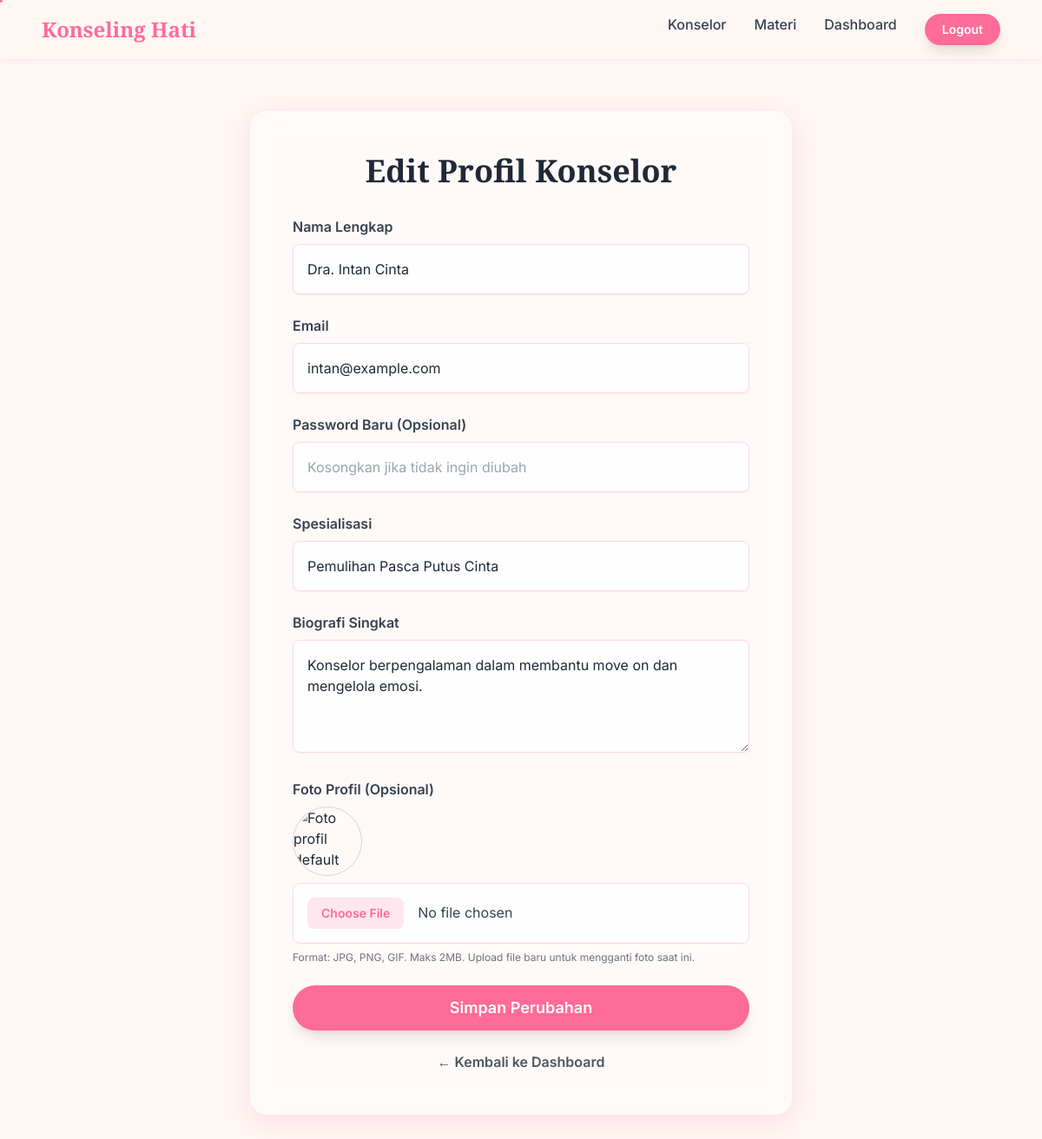
The page /konselor/edit.php?id=1 (signed in) on the database its author committed.
### tables this page shows
CREATE TABLE konselor (
  id_konselor INT AUTO_INCREMENT PRIMARY KEY,
  nama_lengkap VARCHAR(150) NOT NULL,
  email VARCHAR(150) NOT NULL UNIQUE,
  password VARCHAR(255) NOT NULL,
  spesialisasi VARCHAR(150),
  biografi_singkat TEXT,
  foto_profil VARCHAR(255),
  status ENUM('Menunggu Verifikasi','Aktif','Non-Aktif') DEFAULT 'Menunggu Verifikasi',
  created_at DATETIME DEFAULT CURRENT_TIMESTAMP
);

### public/konselor/edit.php (the view, shortened to what this page needs)
<?php
$base_path_for_links = '../';
include_once '../../config/db_config.php';
$konselor_id_url = isset($_GET['id']) ? intval($_GET['id']) : 0;
include_once '../../templates/header.php';
$sql_select = "SELECT * FROM konselor WHERE id_konselor = ?";
$stmt_select = $conn->prepare($sql_select);
$stmt_select->bind_param("i", $konselor_id_url);
$stmt_select->execute();
$result_select = $stmt_select->get_result();
$konselor = $result_select->fetch_assoc();
?>
<section id="edit-counselor" class="py-24 pt-32 bg-pastel-cream min-h-screen">
    <div class="container mx-auto max-w-2xl px-6">
        <div class="card-glass p-8 md:p-12 shadow-soft-pink scroll-reveal">
            <h1 class="font-playfair text-4xl font-bold text-gray-800 mb-8 text-center text-gradient-love">
                Edit Profil Konselor
            </h1>
            <form action="edit.php?id=<?php echo $konselor_id_url; ?>" method="POST" class="space-y-6" enctype="multipart/form-data">
                <div>
                    <label for="nama_lengkap" class="block text-gray-700 mb-2 font-semibold">Nama Lengkap</label>
                    <input type="text" id="nama_lengkap" name="nama_lengkap" required
                           value="<?php echo htmlspecialchars($konselor['nama_lengkap']); ?>"
                           class="w-full p-4 rounded-lg border border-blush-pink bg-white/80 focus:ring-2 focus:ring-rose-accent focus:border-rose-accent outline-none transition-all duration-300 shadow-sm">
                </div>
                <div>
                    <label for="email" class="block text-gray-700 mb-2 font-semibold">Email</label>
                    <input type="email" id="email" name="email" required
                           value="<?php echo htmlspecialchars($konselor['email']); ?>"
                           class="w-full p-4 rounded-lg border border-blush-pink bg-white/80 focus:ring-2 focus:ring-rose-accent focus:border-rose-accent outline-none transition-all duration-300 shadow-sm">
                </div>
                <div>
                    <label for="password_baru" class="block text-gray-700 mb-2 font-semibold">Password Baru (Opsional)</label>
                    <input type="password" id="password_baru" name="password_baru"
                           placeholder="Kosongkan jika tidak ingin diubah"
                           class="w-full p-4 rounded-lg border border-blush-pink bg-white/80 focus:ring-2 focus:ring-rose-accent focus:border-rose-accent outline-none transition-all duration-300 shadow-sm">
                </div>
                <div>
                    <label for="spesialisasi" class="block text-gray-700 mb-2 font-semibold">Spesialisasi</label>
                    <input type="text" id="spesialisasi" name="spesialisasi"
                           value="<?php echo htmlspecialchars($konselor['spesialisasi'] ?? ''); ?>"
                           class="w-full p-4 rounded-lg border border-blush-pink bg-white/80 focus:ring-2 focus:ring-rose-accent focus:border-rose-accent outline-none transition-all duration-300 shadow-sm">
                </div>
                 <div>
                    <label for="biografi_singkat" class="block text-gray-700 mb-2 font-semibold">Biografi Singkat</label>
                    <textarea id="biografi_singkat" name="biografi_singkat" rows="4"
                              class="w-full p-4 rounded-lg border border-blush-pink bg-white/80 focus:ring-2 focus:ring-rose-accent focus:border-rose-accent outline-none transition-all duration-300 shadow-sm"><?php echo htmlspecialchars($konselor['biografi_singkat'] ?? ''); ?></textarea>
                </div>
                 <div>
                    <label for="foto_profil" class="block text-gray-700 mb-2 font-semibold">Foto Profil (Opsional)</label>
                     <?php if (!empty($konselor['foto_profil']) && file_exists('../'.$konselor['foto_profil'])): ?>
                         <img src="<?php echo $base_path_for_links; ?><?php echo htmlspecialchars($konselor['foto_profil']); ?>" alt="Foto profil saat ini" class="w-20 h-20 rounded-full object-cover mb-2 border border-blush-pink shadow-sm">
                     <?php else: ?>
                          <img src="<?php echo $base_path_for_links; ?>assets/images/default_avatar.png" alt="Foto profil default" class="w-20 h-20 rounded-full object-cover mb-2 border border-gray-300">
                     <?php endif; ?>
                    <input type="file" id="foto_profil" name="foto_profil" accept="image/jpeg, image/png, image/gif"
                           class="w-full p-4 rounded-lg border border-blush-pink bg-white/80 text-gray-700
                                  file:mr-4 file:py-2 file:px-4 file:rounded-lg file:border-0 file:text-sm file:font-semibold
                                  file:bg-blush-pink/60 file:text-rose-accent hover:file:bg-blush-pink">
                     <p class="text-xs text-gray-500 mt-2">Format: JPG, PNG, GIF. Maks 2MB. Upload file baru untuk mengganti foto saat ini.</p>
                </div>
                <div>
                    <button type="submit"
                            class="w-full btn-glow bg-rose-accent text-white font-semibold py-3 px-8 rounded-full text-lg shadow-lg transition-transform duration-300 hover:scale-105">
                        Simpan Perubahan
                    </button>
                </div>
                <p class="text-center text-gray-600 mt-4">
                     <?php if ($is_admin): ?>
                        <a href="list.php" class="hover:text-rose-accent hover:underline font-semibold">
                            &larr; Kembali ke Daftar Konselor
                        </a>
                     <?php else: ?>
                         <a href="../dashboard.php" class="hover:text-rose-accent hover:underline font-semibold">
                            &larr; Kembali ke Dashboard
                        </a>
                     <?php endif; ?>
                </p>
            </form>
        </div>
    </div>
</section>
<?php
include_once '../../templates/footer.php';
?>

### assets/css/style.css (style rules this page uses)
body { font-family: 'inter', sans-serif; background-color: #FFF7F3; overflow-x: hidden; }
body.animate-bg { animation: ambient-background 25s infinite ease-in-out; }
.btn-glow { animation: button-glow 3s infinite ease-in-out; }
.scroll-reveal { opacity: 0; transform: translateY(30px); transition: opacity 0.8s ease-out, transform 0.8s ease-out; }
.scroll-reveal.visible { opacity: 1; transform: translateY(0); }
.card-glass { background: rgba(255, 255, 255, 0.4); backdrop-filter: blur(15px); -webkit-backdrop-filter: blur(15px); border: 1px solid rgba(255, 255, 255, 0.3); border-radius: 1.25rem; box-shadow: 0 8px 32px 0 rgba(236, 72, 153, 0.15); transition: all 0.3s ease-in-out; }

### rows shown on the page
konselor: nama_lengkap "Dra. Intan Cinta", email "intan@example.com", spesialisasi "Pemulihan Pasca Putus Cinta", biografi_singkat "Konselor berpengalaman dalam membantu move on dan mengelola emosi."
